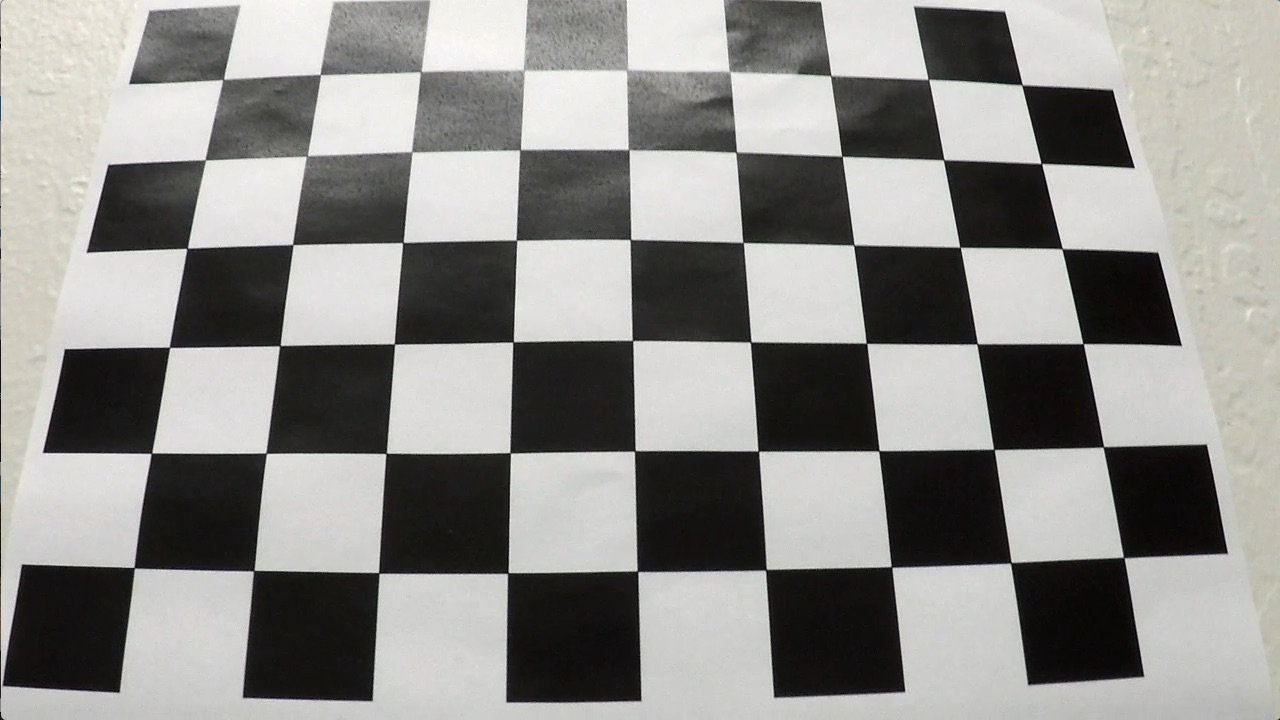
#> input picture camera_cal/calibration3.jpg, 1280 x 720 px
$ jupyter execute --allow-errors Advanced_Lane_Line.ipynb   (shell and % lines are left out)   (older library calls are emulated)
#> lines starting #> are read from the running program, lines starting #| are printed output that depends on the picture; after the words box and inside, x2 and y2 are one past the last pixel; in counts of white or black regions, pixels touching at a corner belong together
[cell 1]
import matplotlib.pyplot as plt
import matplotlib.image as mpimg
import numpy as np
import cv2
import os

####################################
############ CONSTANTS #############
####################################
thresh_min      = 20
thresh_max      = 100
s_thresh_min    = 170
s_thresh_max    = 255
ym_per_pix      = 30/720
xm_per_pix      = 3.7/700

[cell 2]
def image_show(img,text):
    f, ax1 = plt.subplots(1, 1)
    ax1.imshow(img,cmap='gray')
    ax1.set_title(text, fontsize=15)
    plt.show()

def get_binary(img,min,max):
    binary = np.zeros_like(img)
    binary[(img >= min) & (img <= max)] = 1
    return binary

# [4 lines left out: function define_vertices, not called in this run]

## Camera Calibration and Distortion Correction Test

[cell 3]
def undistort(image, mtx, dist):
    image = cv2.undistort(image, mtx, dist, None, mtx)
    return image

[cell 4]
def cam_calibration(directory, nx, ny, img_size,save_file = True):
#> called with directory = 'camera_cal/', nx = 9, ny = 6, img_size = (720, 1280), save_file = True
    images = os.listdir(directory)
    objp = np.zeros((nx*ny,3), np.float32)
    objp[:,:2] = np.mgrid[0:nx, 0:ny].T.reshape(-1,2)

    objpoints = []
    imgpoints = []

    for img in images:
        gray = cv2.imread(directory+img,cv2.IMREAD_GRAYSCALE)
        ret, corners = cv2.findChessboardCorners(gray, (nx, ny), None)
#> ret = True; corners = 54 rows, first 8: [224.4, 78.44], [319.5, 74.21], [421.5, 70.78], [524.5, 70.76], [625.8, 70.84], [729.5, 71.51], [830.6, 75.96], [927.9, 78.63]

        if ret == True:
            objpoints.append(objp)
            imgpoints.append(corners)

            if save_file == True:
                print(img)
                cv2.drawChessboardCorners(gray, (nx,ny), corners, ret)
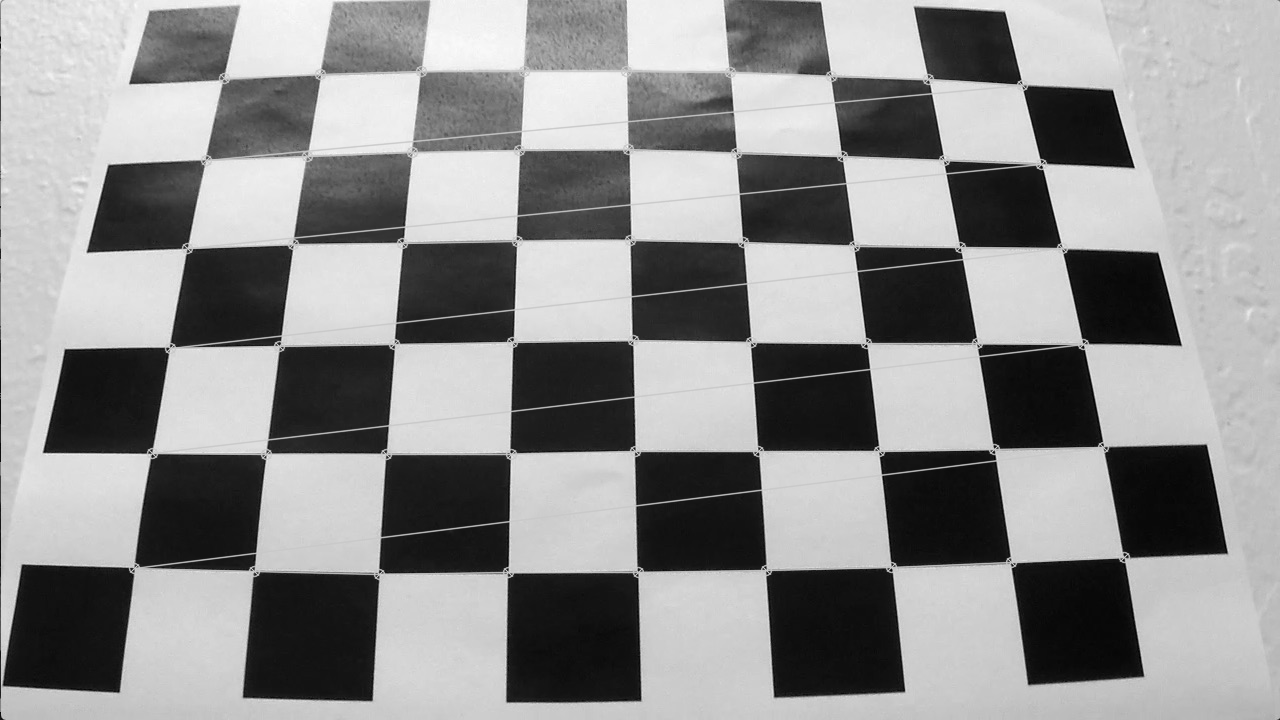
#> gray: shape (720, 1280); min 0, max 253, mean 142.2
                cv2.imwrite('output_images/calibration/corners_'+ img,gray)


    if (len(objpoints) == 0 or len(imgpoints) == 0):
        raise Error("Calibration Failed")

    ret, mtx, dist, rvecs, tvecs = cv2.calibrateCamera(objpoints, imgpoints, img_size, None, None)
#> ret = 5.52; mtx = [[3134.9, 0, -484.5], [0, 2339.1, 1122.7], [0, 0, 1]]; dist = [[3.71, -41.82, -0.26, 1.15, 38.62]]; rvecs = ([-0.22, -0.806, -0.0891],); tvecs = ([2.41, -9.45, 29.98],)

    if save_file == True:
        for img in images:
             cv2.imwrite('output_images/calibration/undistorted_'+ img, undistort(cv2.imread(directory+img,cv2.IMREAD_GRAYSCALE),mtx,dist))

    return mtx, dist

[cell 5]
mtx, dist   = cam_calibration('camera_cal/', 9, 6, (720, 1280))
#> dist = [[3.71, -41.82, -0.26, 1.15, 38.62]]
distorted   = cv2.imread("camera_cal/calibration3.jpg")
#> distorted is the input picture: shape (720, 1280, 3); mean B, G, R 138.1, 141, 141.8
undistorted = undistort(distorted, mtx, dist)
image_show(distorted,'Distorted')
image_show(undistorted,'Undistorted')

## Color and Gradient Threshold

[cell 6]
def grad_and_color_thresh(img,img_name='',imgshow=True,save_file=False):
    gray            = cv2.cvtColor(img,cv2.COLOR_RGB2GRAY)
    s_channel       = cv2.cvtColor(img,cv2.COLOR_RGB2HLS)[:,:,2]

    abs_sobelx      = np.absolute(cv2.Sobel(gray, cv2.CV_64F, 1, 0))
    scaled_sobel    = np.uint8(255*abs_sobelx/np.max(abs_sobelx))

    binary_sobel_x  = get_binary(scaled_sobel,thresh_min,thresh_max)
    binary_hls_s    = get_binary(s_channel,s_thresh_min,s_thresh_max)

    combined_binary = np.zeros_like(binary_sobel_x)
    combined_binary[(binary_hls_s == 1) | (binary_sobel_x == 1)] = 1
    if (imgshow==True):
        image_show(s_channel,"S channel")
        image_show(scaled_sobel,"Sobel")
        image_show(binary_sobel_x,"Binary Sobel")
        image_show(binary_hls_s,"Binary S channel")
        image_show(combined_binary,"Combined")

    if(save_file==True):
        cv2.imwrite('output_images/extraction/binary_'+img_name, 255*np.dstack((combined_binary,combined_binary,combined_binary)).astype('uint8')  )

    return combined_binary

[cell 7]
test_image      = cv2.imread('test_images/test6.jpg')
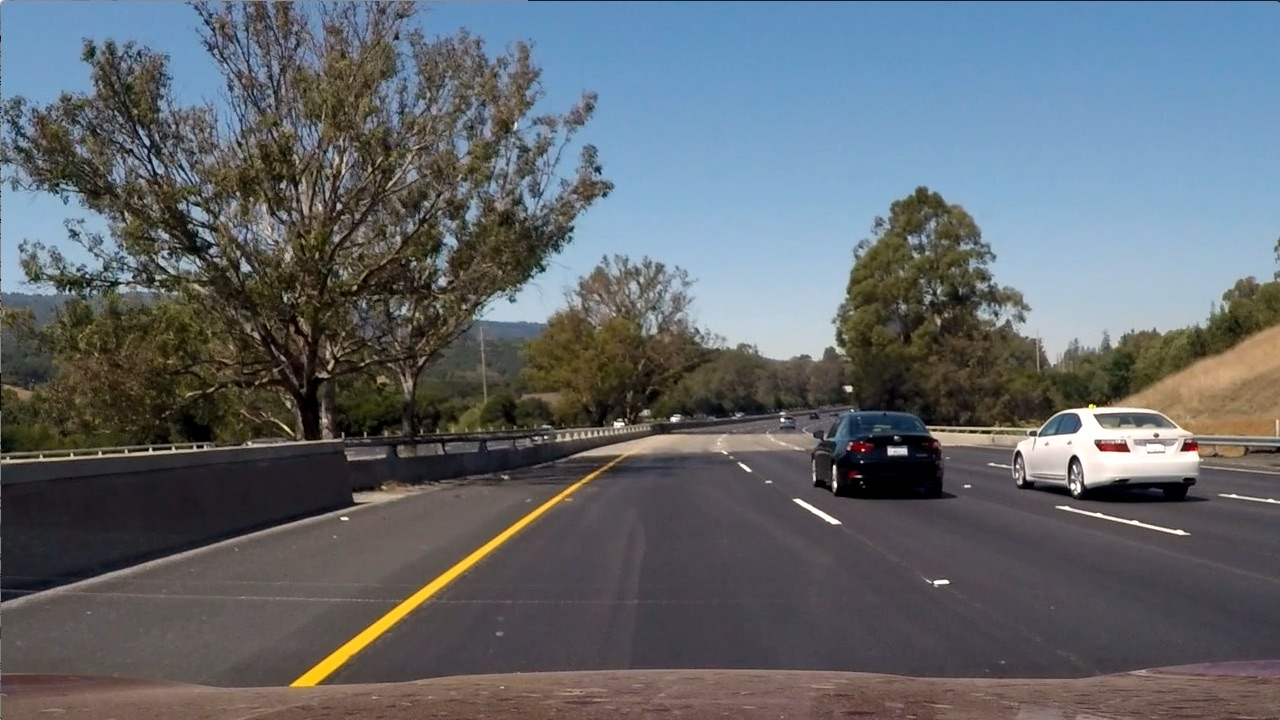
#> input picture test_images/test6.jpg, 1280 x 720 px
#> test_image is the input picture: shape (720, 1280, 3); mean B, G, R 107.9, 102.6, 97
undisorted      = undistort(test_image, mtx, dist)
combined_binary = grad_and_color_thresh(undisorted,'',True,False)
#> combined_binary: shape (720, 1280); values 0 (black) and 1 (white), 3.4% white in thin lines or dots, all inside (x1, y1, x2, y2) = (0, 0, 1151, 720)

images = os.listdir('test_images/')
for img in images:
    test_image  = cv2.imread('test_images/'+ img)
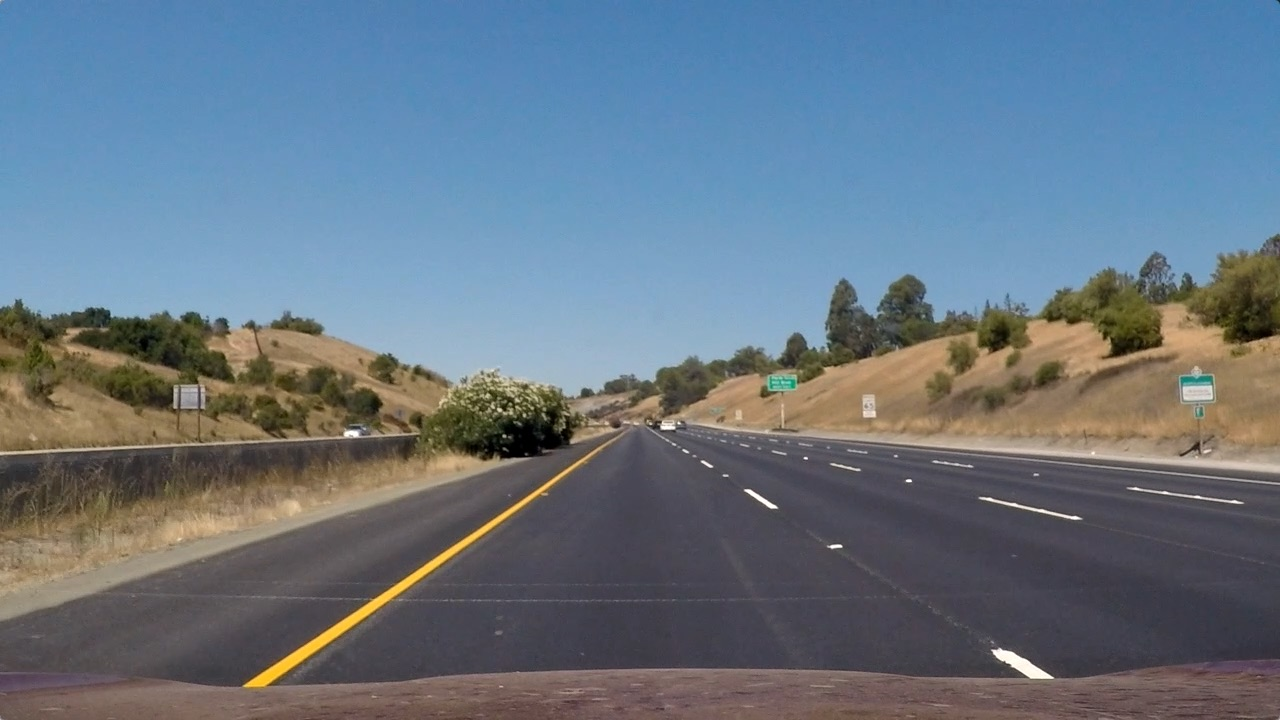
#> input picture test_images/straight_lines1.jpg, 1280 x 720 px
#> test_image is the input picture: shape (720, 1280, 3); mean B, G, R 131.2, 117.7, 103.2
    _           = grad_and_color_thresh(undistort(test_image, mtx, dist),img,False,True)

## Bird's-eye Transform

[cell 8]
def transform(undist,vertices):
    img_size      = (undist.shape[1], undist.shape[0])
#> img_size = (1280, 720)
    new_top_left  = np.array([vertices[0,0],0])
#> new_top_left = [190, 0]
    new_top_right = np.array([vertices[3,0],0])
#> new_top_right = [1145, 0]

    offset        = [90,10]
    dst           = np.float32([vertices[0]+offset,new_top_left+offset,new_top_right-offset ,vertices[3]-offset])
#> dst = [[280, 730], [280, 10], [1055, -10], [1055, 710]]

    M           = cv2.getPerspectiveTransform(vertices, dst)
#> M = [[-0.569, -1.53, 1010.2], [0.0147, -1.92, 869], [-7.76e-19, -0.00236, 1]]
    Minv        = cv2.getPerspectiveTransform(dst, vertices)
#> Minv = [[0.118, -0.772, 551.5], [-0.0132, -0.51, 456.3], [-3.11e-05, -0.0012, 1]]
    warped      = cv2.warpPerspective(undist, M, img_size, flags=cv2.INTER_LINEAR)
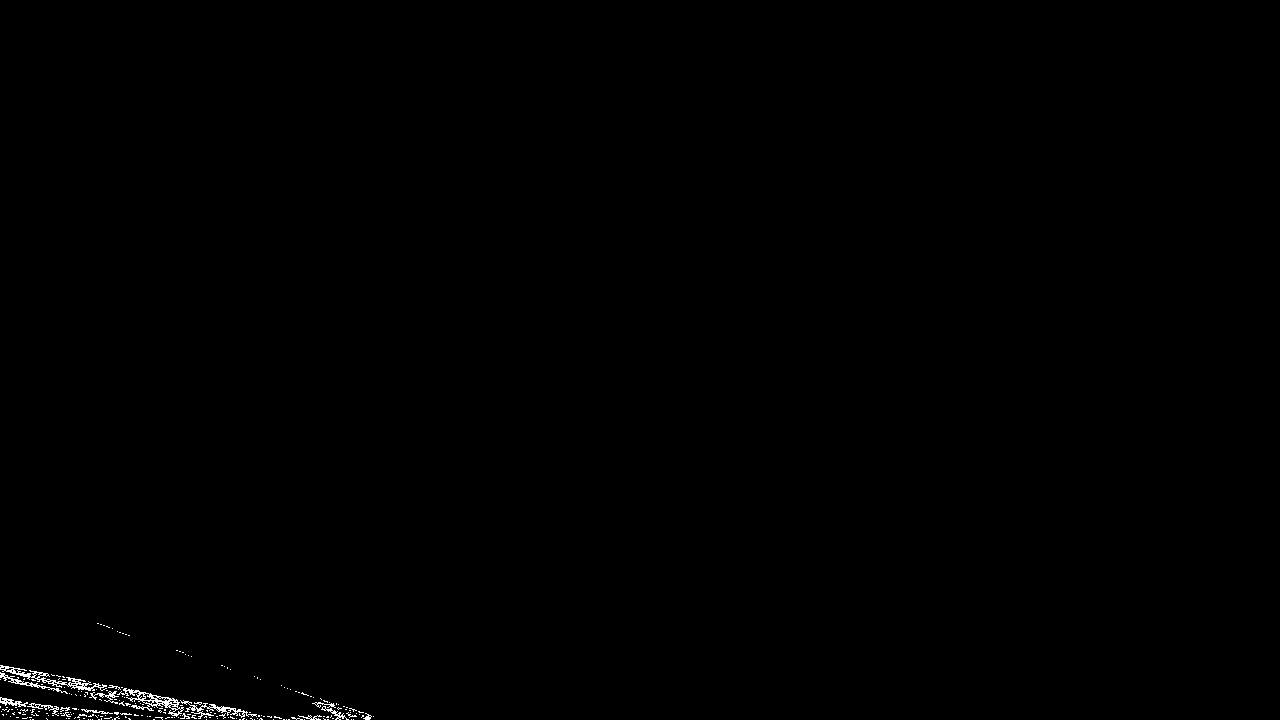
#> warped: shape (720, 1280); values 0 (black) and 1 (white), 0.31% white in thin lines or dots, all inside (x1, y1, x2, y2) = (0, 623, 374, 720)
    return warped,Minv

[cell 9]
warped,Minv = transform(combined_binary,np.float32([[190,720],[589,457],[698,457],[1145,720]]))
cv2.imwrite('output_images/extraction/warped_test6.jpg',255*np.dstack((warped,warped,warped)).astype('uint8'))
image_show(warped,'Warped')

## Get Lane Lines and Determine Curvature

[cell 10]
def get_lines(img,windows_number,im_show = True):
#> called with windows_number = 9, im_show = True
    margin        = 85
    minpix        = 55

    l_lane_inds   = []
    r_lane_inds   = []

    out_img       = np.dstack((img, img, img))*255
    ploty         = np.linspace(0, img.shape[0]-1, img.shape[0] )
    nonzero       = img.nonzero()
#> nonzero = 2870 positions, rows 623 to 719, columns 0 to 373
    nonzeroy      = np.array(nonzero[0])
#> nonzeroy = 2870 values from 623 to 719
    nonzerox      = np.array(nonzero[1])
#> nonzerox = 2870 values, max 373 at index 2618, min 0 at index 29, mean 135.9

    window_height = np.int(img.shape[0]/windows_number)

    histogram     = np.sum(img[img.shape[0]//2:,:], axis=0)
#> histogram = 1280 values, max 19 at index 18, min 0 at index 265, mean 2.24
    center        = np.int(histogram.shape[0]/2)
    left_line     = np.argmax(histogram[:center])
#> left_line = 18
    right_line    = np.argmax(histogram[center:]) + center
#> right_line = 640

    lx_current    = left_line
#> lx_current = 18
    rx_current    = right_line
#> rx_current = 640

    for window in range(windows_number):
        win_y_low       = img.shape[0]   - (window+1)*window_height
        win_y_high      = img.shape[0]   - window*window_height
        win_xleft_low   = lx_current     - margin
        win_xleft_high  = lx_current     + margin
        win_xright_low  = rx_current     - margin
        win_xright_high = rx_current     + margin

        good_left_inds  = ((nonzeroy >= win_y_low)      &
                           (nonzeroy < win_y_high)      &
                           (nonzerox >= win_xleft_low)  &
                           (nonzerox < win_xleft_high)).nonzero()[0]

        good_right_inds = ((nonzeroy >= win_y_low)      &
                           (nonzeroy < win_y_high)      &
                           (nonzerox >= win_xright_low) &
                           (nonzerox < win_xright_high)).nonzero()[0]

        l_lane_inds.append(good_left_inds)
        r_lane_inds.append(good_right_inds)

        if len(good_left_inds) > minpix:
            lx_current = np.int(np.mean(nonzerox[good_left_inds]))
        if len(good_right_inds) > minpix:
            rx_current = np.int(np.mean(nonzerox[good_right_inds]))
#> this loop made 9 passes
#> (win_xleft_low, win_xleft_high, lx_current) on pass 1: (-67, 103, 46)
#> after the loop, l_lane_inds = 9 items; r_lane_inds = [empty array, empty array, empty array, empty array, empty array, empty array, empty array, empty array, empty array]

    l_lane_inds = np.concatenate(l_lane_inds)
#> l_lane_inds = 1275 values, max 2811 at index 1254, min 0 at index 1255, mean 965.8
    r_lane_inds = np.concatenate(r_lane_inds)
#> r_lane_inds = empty array

    left_fit    = np.polyfit(nonzeroy[l_lane_inds] , nonzerox[l_lane_inds], 2)
#> left_fit = [0.0135, -18.36, 6291]
    right_fit   = np.polyfit(nonzeroy[r_lane_inds] , nonzerox[r_lane_inds], 2)

    left_fitx   = left_fit [0]*ploty**2 + left_fit [1]*ploty + left_fit[2]
    right_fitx  = right_fit[0]*ploty**2 + right_fit[1]*ploty + right_fit[2]

    out_img[nonzeroy[l_lane_inds], nonzerox[l_lane_inds]] = [255, 0, 0]
    out_img[nonzeroy[r_lane_inds], nonzerox[r_lane_inds]] = [0, 0, 255]

    if(im_show==True):
        plt.imshow(out_img)
        plt.plot(left_fitx, ploty, color='yellow')
        plt.plot(right_fitx, ploty, color='yellow')
        plt.xlim(0, 1280)
        plt.ylim(720, 0)
        plt.show()

    return l_lane_inds,r_lane_inds,ploty
